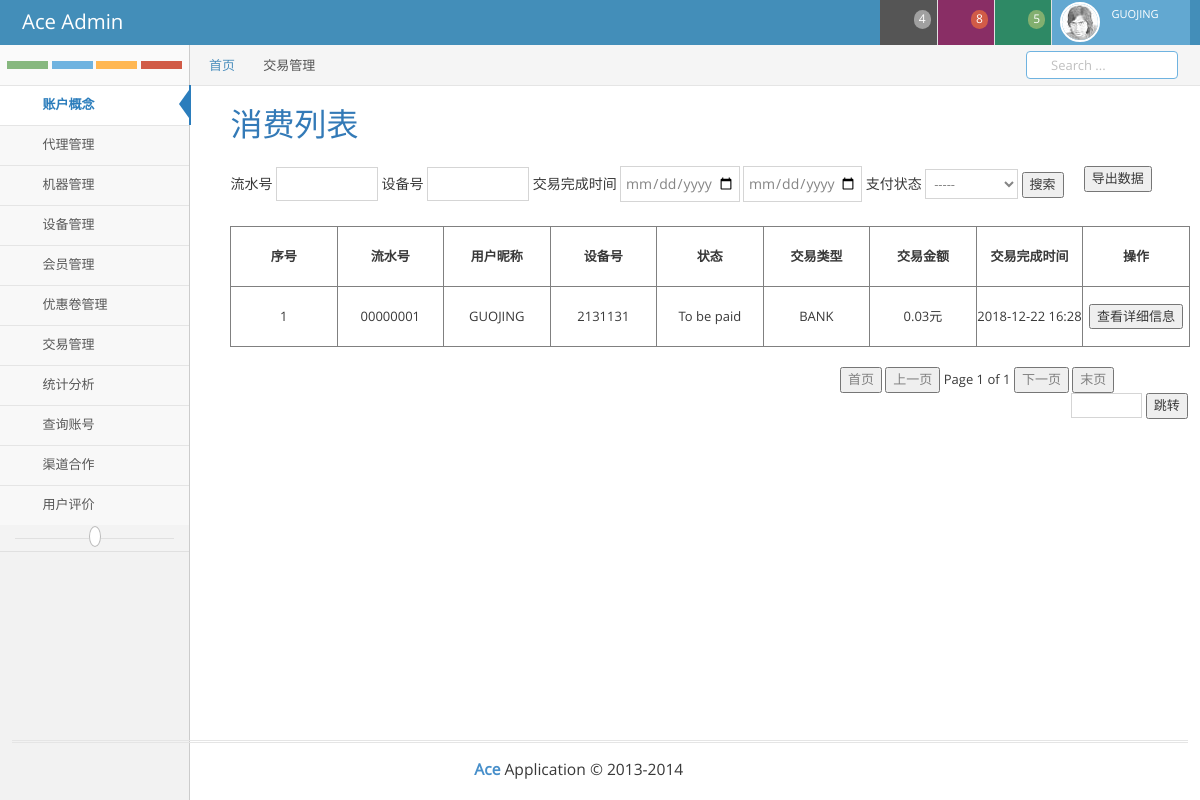
Page /transaction/1/ (signed in) on the committed database.
### xproject/models.py (models this page shows, shortened)
class NormalUser(AbstractUser):
    mob = models.CharField(verbose_name=_('mob'),max_length=30,null=True)
    QQ = models.CharField(verbose_name=_('QQ'),max_length=20,null=True)
    Weixin = models.CharField(verbose_name=_('Weixin'),max_length=20,null=True)
    email = models.EmailField(verbose_name=_("email"),max_length=50,null=True)
    AlarmMOB = models.IntegerField(verbose_name=_("AlarmMOB"),null=True)
    AlarmMail = models.EmailField(verbose_name=_("AlarmMail"),max_length=50,null=True)
    class Meta:
        db_table = 'user'
        verbose_name = 'USERS'
        verbose_name_plural = verbose_name

class subclass_details(models.Model):
    STATE_CHOICES = (
        ('to poy','to poy '),
        ('To be paid','To be paid'),
        ('Refund','Refund'))
    TYPE_CHOICES = (('BANK','bank'),('Alipay','alipay'),('WeChat','wechat'))
    number = models.CharField(verbose_name=('Serial number'),max_length=30,unique=True)
    name = models.CharField(verbose_name=_('name'),max_length=120)
    State = models.CharField(verbose_name=_('State'),max_length=10,default='To be paid',choices=STATE_CHOICES)
    Type = models.CharField(verbose_name=_('Transaction type'),max_length=10,default='BANK',choices=TYPE_CHOICES)
    Money = models.DecimalField(verbose_name=_('Amount of money'),decimal_places=2,max_digits=8)
    Duration = models.IntegerField(verbose_name=_('Transaction duration'))
    paymenttime = models.DateTimeField(verbose_name=_("Payment time"),auto_now_add=True)
    endtime = models.DateTimeField(verbose_name=_("Payment time"),auto_now=True)
    POnumber = models.IntegerField(verbose_name=_("Payment order number"))
    deviceInfo = models.ForeignKey(DeviceInfo,on_delete=models.CASCADE)
    organization = models.ForeignKey(Organization, on_delete=models.CASCADE)
    normalUser = models.ForeignKey(NormalUser,on_delete=models.CASCADE)
    class Meta:
        verbose_name = _('subclass details')
        verbose_name_plural = _("subclass details")

class DeviceInfo(models.Model):
    DeviceID = models.CharField(verbose_name=_("DeviceID"), max_length=20, unique=True)
    Eey = models.CharField(verbose_name=_("Eey"), max_length=30)
    eKey = models.CharField(verbose_name=_('eKey'), max_length=30)
    ADDR = models.CharField(verbose_name=_("ADDR"), max_length=30)
    MACaddress = models.CharField(verbose_name=_("MACaddress"), max_length=30, null=True)
    CCID = models.CharField(verbose_name=_("CCID"), max_length=30, null=True)
    RegTimes = models.DateTimeField(verbose_name=_("RegTimes"), auto_now_add=True)
    RecTimes = models.DateTimeField(verbose_name=_("RecTimes"), auto_now=True)
    BeatTimes = models.DateTimeField(verbose_name=_("BeatTimes"), auto_now=True)
    organization = models.ForeignKey(Organization,on_delete=models.CASCADE)
    class Meta:
        verbose_name = _('deviceInfo')
        verbose_name_plural = _('deviceInfo')

### xproject/views.py (the view)
# urls.py: url(r'^transaction/1/$',views.transaction,name='transaction'),
@login_required
def transaction(request):
    if request.method == 'POST':
        return render(request,'xproject/subclass_details.html',locals())
    else:
        subclass_s = models.subclass_details.objects.all()
        paginator = Paginator(subclass_s,10000)
        page = request.GET.get('page')
        try:
            page = int(page)
            page = int(page)
        except:
            page = 1
        if page == None :
            page = 1
        print(page)
        try:
            subclass_s = paginator.page(page)
        except PageNotAnInteger:
            subclass_s = paginator.page(1)
        except EmptyPage:
            subclass_s = paginator.page(paginator.num_pages)
        return render(request,'xproject/subclass_details.html',locals())

### xproject/templates/xproject/subclass_details.html (shortened to what this page needs)
{% extends 'xproject/base.html' %}
{% load i18n static %}
{% block tag %}交易管理{% endblock %}
{% block content %}
<div class="guo-subclass">
    <h1><a href="#">消费列表</a></h1>
</div>
<div class="guo-sou-1">
    <button type="submit">导出数据</button>
    <div class="guo-sou-3">
        <form method="post" action="{% url 'xproject:transaction'%}">
            <label>流水号</label>
            <input type="text" name="number" value="" class="guo-input-1" id="number_guo_ajax">
            <label>设备号</label>
            <input type="text" name="Devicenumber" value="" class="guo-input-1" id="Devicenumber_guo_ajax">
            <label>交易完成时间</label>
                <input type="date" name="starttime" value="" class="guo-input-2" id="starttime_guo_ajax">
                <input type="date" name="endtime" value="" class="guo-input-2" id="endtime_guo_ajax">
            <label>支付状态</label>
            <select name="State" class="guo-select-1" id="State_guo_ajax">
                <option value="">-----</option>
            </select>
            <button type="button" id="guo-sou-ajax"  data-action="{% url 'xproject:transaction_ajax'%}">搜索</button>
        </form>
    </div>
</div>
<div class="guo-list">
    <table class="guo-table-1">
    <tr>
        <th class="guo-td"><center>序号</center></th>
        <th class="guo-td"><center>流水号</center></th>
        <th class="guo-td"><center>用户昵称</center></th>
        <th class="guo-td"><center>设备号</center></th>
        <th class="guo-td"><center>状态</center></th>
        <th class="guo-td"><center>交易类型</center></th>
        <th class="guo-td"><center>交易金额</center></th>
        <th class="guo-td"><center>交易完成时间</center></th>
        <th class="guo-td"><center>操作</center></th>
    </tr>
        {% for subclass in subclass_s %}
            <tr class="guo-models-1">
                <td class="guo-td-1"><center>{{ subclass.id }}</center></td>
                <td class="guo-td-2" ><center>{{ subclass.number }}</center></td>
                <td class="guo-td" ><center>{{ subclass.normalUser.username }}</center></td>
                <td class="guo-td"><center>{{ subclass.deviceInfo.DeviceID }}</center></td>
                <td class="guo-td"><center>{{ subclass.State }}</center></td>
                <td class="guo-td"><center>{{ subclass.Type }}</center></td>
                <td class="guo-td"><center>{{ subclass.Money }}元</center></td>
                <td class="guo-td"><center>{{ subclass.endtime|date:'Y-m-d H:i'}}</center></td>
             <td class="guo-td">
                 <div>
                     <form method="post" action="{% url 'xproject:all'%}" id="models_guo_from1">
                         <center><input type="submit" value="查看详细信息"></center>
                    </form>
                 </div>
             </td>
            </tr>
        {% endfor %}
    </table>
    <div class="pagination">
        <span class="step-links_s">
            {% if subclass_s.has_previous %}
                <button type="submit"><a href="?page=1">首页</a></button>
            {% else %}
                <button type="button"><a style="color:gray;" href="#">首页</a></button>
            {% endif %}
            </span>
        <span class="step-links_s">
            {% if subclass_s.has_previous %}
                <button type="submit"><a href="?page={{ subclass_s.previous_page_number }}">上一页</a></button>
            {% else %}
                <button type="button"><a style="color:gray;" href="#">上一页</a></button>
            {% endif %}
            <span class="step-links_s">
                Page {{ subclass_s.number }} of {{ subclass_s.paginator.num_pages }}
            </span>
            {% if subclass_s.has_next %}
                <button type="submit" id="guo-page-report"><a href="?page={{ subclass_s.next_page_number }}">下一页</a></button>
            {% else %}
                <button type="button"><a style="color:gray;" href="#">下一页</a></button>
            {% endif %}
        </span>
        <span class="step-links_s">
            {% if subclass_s.has_next %}
                <button type="submit"><a href="?page={{ subclass_s.paginator.num_pages }}">末页</a></button>
            {% else %}
                <button type="button"><a style="color:gray;" href="#">末页</a></button>
            {% endif %}
        </span>
        <form method="get" action="{% url 'xproject:transaction' %}" class="guo-form-page">
            <input class="guo-page-input-1" name="page" type="text" >
            <button type="submit">跳转</button>
        </form>
    </div>
    </div>
{% endblock %}

### xproject/templates/xproject/base.html (shortened to what this page needs)
{% load staticfiles %}
<!DOCTYPE html>
<html lang="en">
	<head>
		<link rel="stylesheet" href="{% static 'xproject/assets/css/bootstrap.min.css' %}" />
		<link ruser-infoel="stylesheet" href="{% static 'xproject/assets/font-awesome/4.5.0/css/font-awesome.min.css' %}" />
		<link rel="stylesheet" href="{% static '/xproject/assets/css/ace.min.css' %}" class="ace-main-stylesheet" id="main-ace-style" />
		<link rel="stylesheet" href="{% static '/xproject/assets/css/ace-skins.min.css' %}" />
		<link rel="stylesheet" href="{% static '/xproject/assets/css/ace-rtl.min.css' %}" />
		<link rel="stylesheet" href="{% static '/xproject/assets/css/guojing.min.css' %}" />
	</head>
	<body class="no-skin">
		<div id="navbar" class="navbar navbar-default          ace-save-state">
			<div class="navbar-container ace-save-state" id="navbar-container">
				<div class="navbar-header pull-left">
					<a href="{% url 'xproject:index' %}" class="navbar-brand">
						<small>
							Ace Admin
						</small>
					</a>
				</div>
				<div class="navbar-buttons navbar-header pull-right" role="navigation">
					<ul class="nav ace-nav">
						<li class="grey dropdown-modal">
							<a data-toggle="dropdown" class="dropdown-toggle" href="#">
								<span class="badge badge-grey">4</span>
							</a>
						</li>
						<li class="purple dropdown-modal">
							<a data-toggle="dropdown" class="dropdown-toggle" href="#">
								<span class="badge badge-important">8</span>
							</a>
						</li>
						<li class="green dropdown-modal">
							<a data-toggle="dropdown" class="dropdown-toggle" href="#">
								<span class="badge badge-success">5</span>
							</a>
						</li>
						<li class="light-blue dropdown-modal">
							<a data-toggle="dropdown" href="#" class="dropdown-toggle">
								<img class="nav-user-photo" src="{% static 'xproject/assets/images/avatars/user.jpg' %}" alt="Jason's Photo" />
								<span class="user-info">
									<small>{{request.user.username}}</small>
								</span>
							</a>
						</li>
					</ul>
				</div>
			</div>
		</div>
		<div class="main-container ace-save-state" id="main-container">
			<div id="sidebar" class="sidebar                  responsive                    ace-save-state">
				<div class="sidebar-shortcuts" id="sidebar-shortcuts">
					<div class="sidebar-shortcuts-large" id="sidebar-shortcuts-large">
						<button class="btn btn-success">
						</button>
						<button class="btn btn-info">
						</button>
						<button class="btn btn-warning">
						</button>
						<button class="btn btn-danger">
						</button>
					</div>
				</div>
				<ul class="nav nav-list">
					<li class="active">
						<a href="{% url 'xproject:index' %}">
							<span class="menu-text"> 账户概念 </span>
						</a>
					</li>
					<li class="">
						<a href="#" class="dropdown-toggle">
							<span class="menu-text">
								代理管理
							</span>
							<b class="arrow fa fa-angle-down"></b>
						</a>
					</li>
					<li class="">
						<a href="#" class="dropdown-toggle">
							<span class="menu-text"> 机器管理 </span>
							<b class="arrow fa fa-angle-down"></b>
						</a>
					</li>
					<li class="">
						<a href="#" class="dropdown-toggle">
							<span class="menu-text"> 设备管理 </span>
							<b class="arrow fa fa-angle-down"></b>
						</a>
					</li>
					<li class="">
						<a href="#" class="dropdown-toggle">
							<span class="menu-text"> 会员管理 </span>
							<b class="arrow fa fa-angle-down"></b>
						</a>
					</li>
					<li class="">
						<a href="#" class="dropdown-toggle">
							<span class="menu-text"> 优惠卷管理 </span>
							<b class="arrow fa fa-angle-down"></b>
						</a>
					</li>
					<li class="">
						<a href="#" class="dropdown-toggle">
							<span class="menu-text"> 交易管理 </span>
							<b class="arrow fa fa-angle-down"></b>
						</a>
					</li>
					<li class="">
						<a href="#" class="dropdown-toggle">
							<span class="menu-text"> 统计分析 </span>
							<b class="arrow fa fa-angle-down"></b>
						</a>
					</li>
					<li class="">
						<a href="#" class="dropdown-toggle">
							<span class="menu-text"> 查询账号 </span>
							<b class="arrow fa fa-angle-down"></b>
						</a>
					</li>
					<li class="">
						<a href="#" class="dropdown-toggle">
							<span class="menu-text"> 渠道合作 </span>
							<b class="arrow fa fa-angle-down"></b>
						</a>
					</li>
					<li class="">
						<a href="#" class="dropdown-toggle">
							<span class="menu-text"> 用户评价 </span>
							<b class="arrow fa fa-angle-down"></b>
						</a>
					</li>
				<div class="sidebar-toggle sidebar-collapse" id="sidebar-collapse">
					<i id="sidebar-toggle-icon" class="ace-icon fa fa-angle-double-left ace-save-state" data-icon1="ace-icon fa fa-angle-double-left" data-icon2="ace-icon fa fa-angle-double-right"></i>
				</div>
			<div class="footer">
				<div class="footer-inner">
					<div class="footer-content">
						<span class="bigger-120">
							<span class="blue bolder">Ace</span>
							Application &copy; 2013-2014
						</span>
						<span class="action-buttons">
						</span>
					</div>
				</div>
			</div>
				</ul></div>
			<div class="main-content">
				<div class="main-content-inner">
					<div class="breadcrumbs ace-save-state" id="breadcrumbs">
						<ul class="breadcrumb">
							<li>
								<a href="{% url 'xproject:index' %}">首页</a>
							</li>
							<li class="active">{% block tag %}Dashboard{% endblock %}</li>
						</ul>
						<div class="nav-search" id="nav-search">
							<form class="form-search">
								<span class="input-icon">
									<input type="text" placeholder="Search ..." class="nav-search-input" id="nav-search-input" autocomplete="off" />
									<i class="ace-icon fa fa-search nav-search-icon"></i>
								</span>
							</form>
						</div>
					</div>
					{% block content %} {% endblock %}
				</div>
			</div>
		</div>
	</body>
</html>

### rows in the picture
NormalUser: user.username "GUOJING"
subclass_details: id "1", number "00000001", normalUser.username "GUOJING", deviceInfo.DeviceID "2131131", State "To be paid", Type "BANK", Money "0.03", endtime "2018-12-22 16:28"

### other values in the picture
{{ subclass_s.number }} "1"
{{ subclass_s.paginator.num_pages }} "1"
